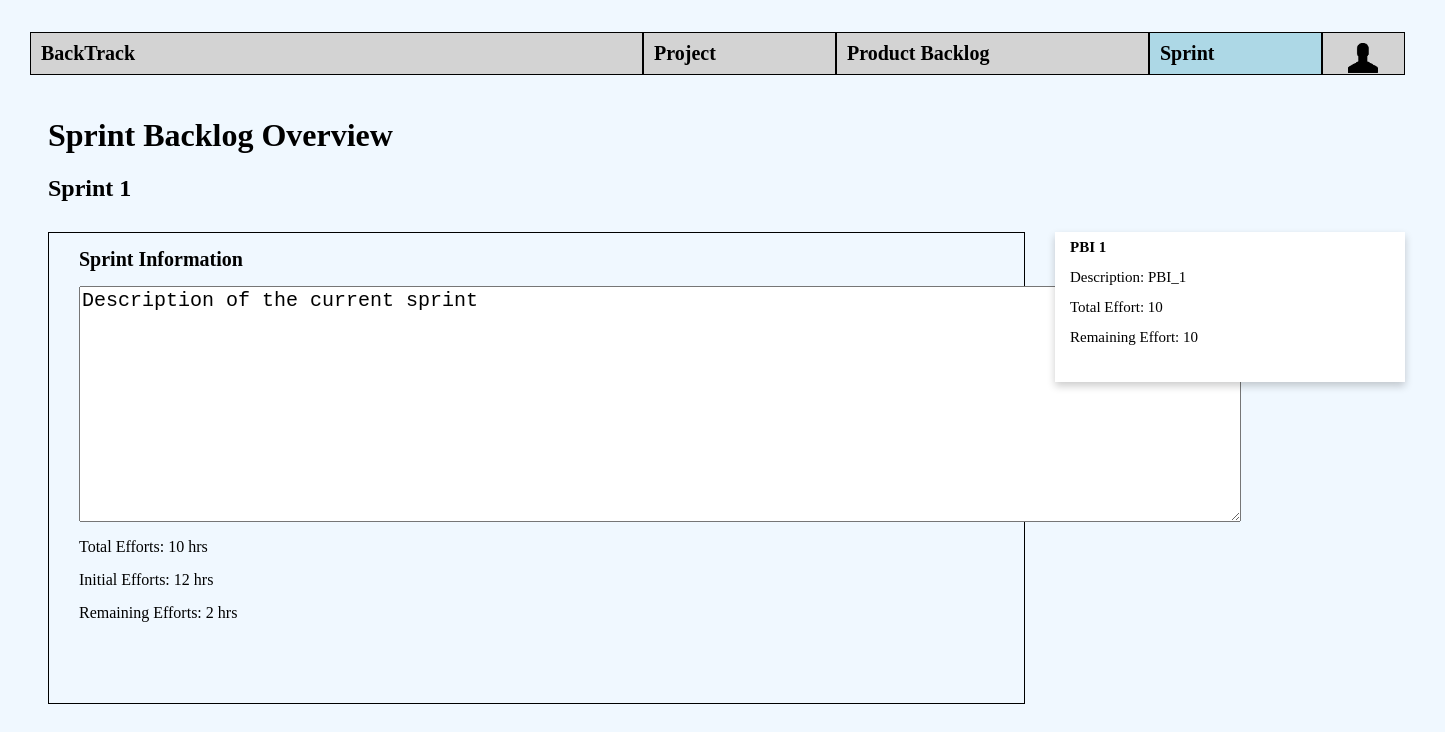
Page /sprints/ on the earlier database version.
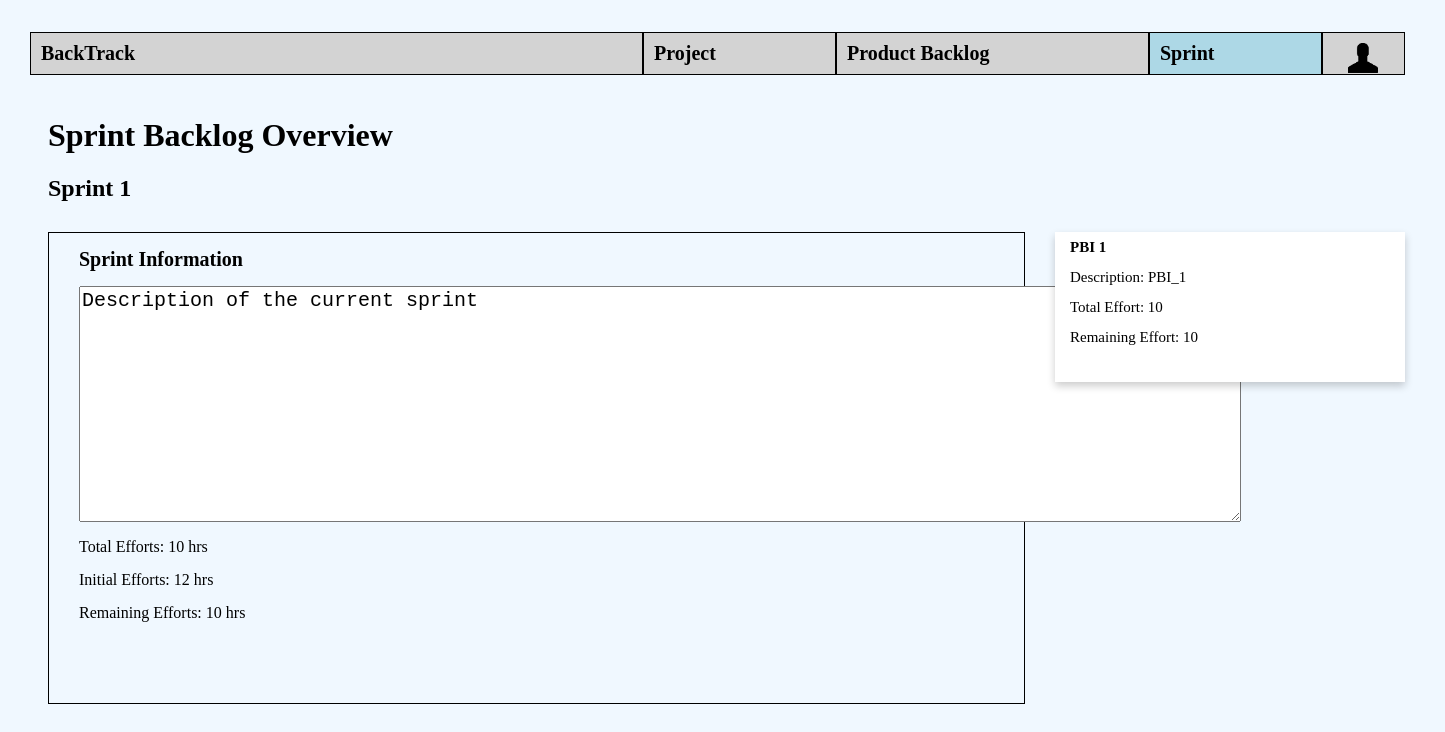
Same page on the later database version.
### sprints/models.py (models this page shows)
class SprintBacklog(models.Model):
    number=models.IntegerField()
    objects=models.Manager()
    totalEf = models.IntegerField(default=10)
    averageEf = models.IntegerField(default=10)
    initialEf = models.IntegerField(default=10)
    remainEf = models.IntegerField(default=10)
    id=models.AutoField(primary_key=True)
    def __str__(self):
        return str(self.number)

### sprints/views.py (the view)
# urls.py: path('',views.SprintsManagement.as_view(), name='sprints'),
class SprintsManagement(TemplateView):
    template_name = "sprints/sprints.html"
    def get_context_data(self, **kwargs):
        context = super().get_context_data(**kwargs)
        context['task_list'] = Task.objects.all()
        context['sprint'] = SprintBacklog.objects.get(pk=1)
        return context

### templates/sprints/sprints.html (shortened to what this page needs)
{% extends 'base.html' %}
{% block content %}
<div style="margin-left: 20px;margin-right: 120px; " class="container" id="currentSprint">
    <div class="row">
        <h1 style="text-align: left;margin-left: 20px;margin-top:40px">Sprint Backlog Overview</h1></div>
    <div class="row"><h2 style="text-align: left;margin: 20px">Sprint {{sprint}}</h2></div>
    <div class="row" style="display: flex;">
        <div class="column" style="flex: 50%; margin-top: 10px">
            <div id="SprintInfo">
                <div style="font-size:20px;"><b >Sprint Information</b></div>
                <form name="description_of_sprint" method="post">
                <textarea style="margin-left:30px; font-size: 20px;" rows="10" cols="95" title="description" >Description of the current sprint</textarea>
                </form>
                <div>Total Efforts: {{sprint.totalEf}} hrs </div>
                <div>Initial Efforts: {{sprint.initialEf}} hrs </div>
                <div>Remaining Efforts: {{sprint.remainEf}} hrs </div>
            </div>
        </div>
        <div class="column" style="flex: 50%;margin-top: 10px">
            {% for task in task_list %}
            <div class="card" style="margin-bottom:8px;background-color: white;box-shadow: 0 4px 8px 0 rgba(0,0,0,0.2);margin-right: 30px">
                <a href="pbi{{pbi.id}}">
                <div class="cardcontainer" style="padding: 2px 10px;">
                <div><b>PBI {{task.pbi.id}}</b></div>
                <div class="cardStatus">{{task.status}}</div>
                <div>Description: {{task.pbi.description}}</div>
                <div>Total Effort: {{task.totalEf}} </div>
                <div>Remaining Effort: {{task.remainEf}}</div>
                </div>
                </a>
            </div>
            {%empty%}
            <div>No PBI yet.</div>
            {% endfor %}
        </div>
    </div>
</div>
{% endblock %}

Differences in the rows shown:
changed SprintBacklog: remainEf "2" → "10"
